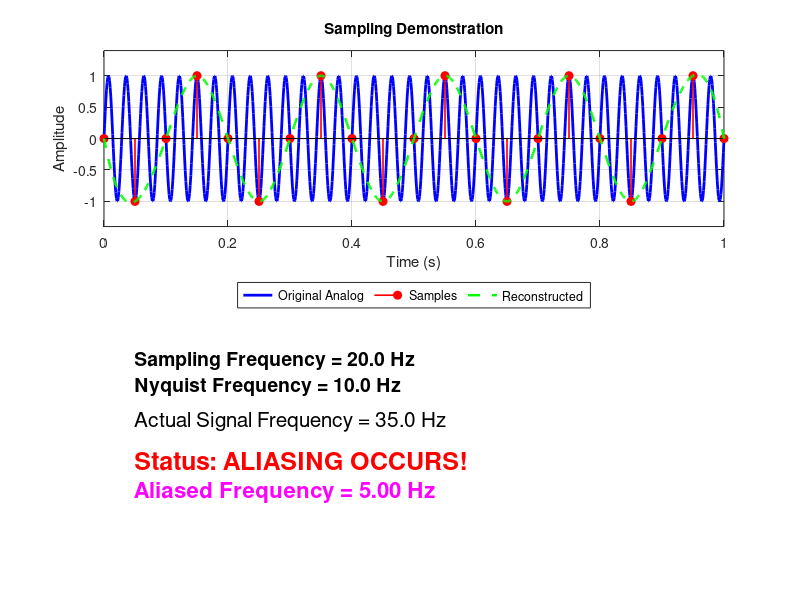

The MATLAB script that drew this image:
%% Nyquist Frequency & Aliasing Demonstration
% EEE 365 - DSP
% ----------------------------------------------------------

clear; close all; clc;

%% Parameters

Fs = 20;                  % Sampling frequency (Hz)
T = 1/Fs;
duration = 1;             % seconds

t = 0:0.001:duration;     % "continuous" time
ts = 0:T:duration;        % sampling instants

Nyquist = Fs/2;

figure('Color','w','Position',[100 100 1100 600]);

%% Sweep Analog Frequency

for F = 1:0.2:35

    %% Analog Signal
    xa = sin(2*pi*F*t);

    %% Sampled Signal
    xs = sin(2*pi*F*ts);

    %% Reconstruction (Spline)
    xr = interp1(ts,xs,t,'spline');

    %% Aliased Frequency Calculation
    F_alias = abs(mod(F + Fs/2, Fs) - Fs/2);

    %% Plot
    clf;

    %----------------------------------------------
    % Original and Sampled Signal
    %----------------------------------------------
    subplot(2,1,1)

    plot(t,xa,'b','LineWidth',2)
    hold on

    stem(ts,xs,'filled','r','LineWidth',1.2)

    plot(t,xr,'g--','LineWidth',1.8)

    grid on
    ylim([-1.4 1.4])

    legend('Original Analog','Samples','Reconstructed',...
        'Location','southoutside','Orientation','horizontal')

    xlabel('Time (s)')
    ylabel('Amplitude')

    title('Sampling Demonstration')

    %----------------------------------------------
    % Frequency Information
    %----------------------------------------------
    subplot(2,1,2)

    axis off

    text(0.05,0.85,sprintf('Sampling Frequency = %.1f Hz',Fs),...
        'FontSize',14,'FontWeight','bold')

    text(0.05,0.70,sprintf('Nyquist Frequency = %.1f Hz',Nyquist),...
        'FontSize',14,'FontWeight','bold')

    text(0.05,0.50,sprintf('Actual Signal Frequency = %.1f Hz',F),...
        'FontSize',15)

    if F <= Nyquist

        text(0.05,0.28,...
            'Status: NO ALIASING',...
            'Color',[0 0.6 0],...
            'FontSize',18,...
            'FontWeight','bold');

    else

        text(0.05,0.28,...
            'Status: ALIASING OCCURS!',...
            'Color','r',...
            'FontSize',18,...
            'FontWeight','bold');

        text(0.05,0.10,...
            sprintf('Aliased Frequency = %.2f Hz',F_alias),...
            'FontSize',16,...
            'Color','m',...
            'FontWeight','bold');
    end

    drawnow
    pause(0.2)

end
